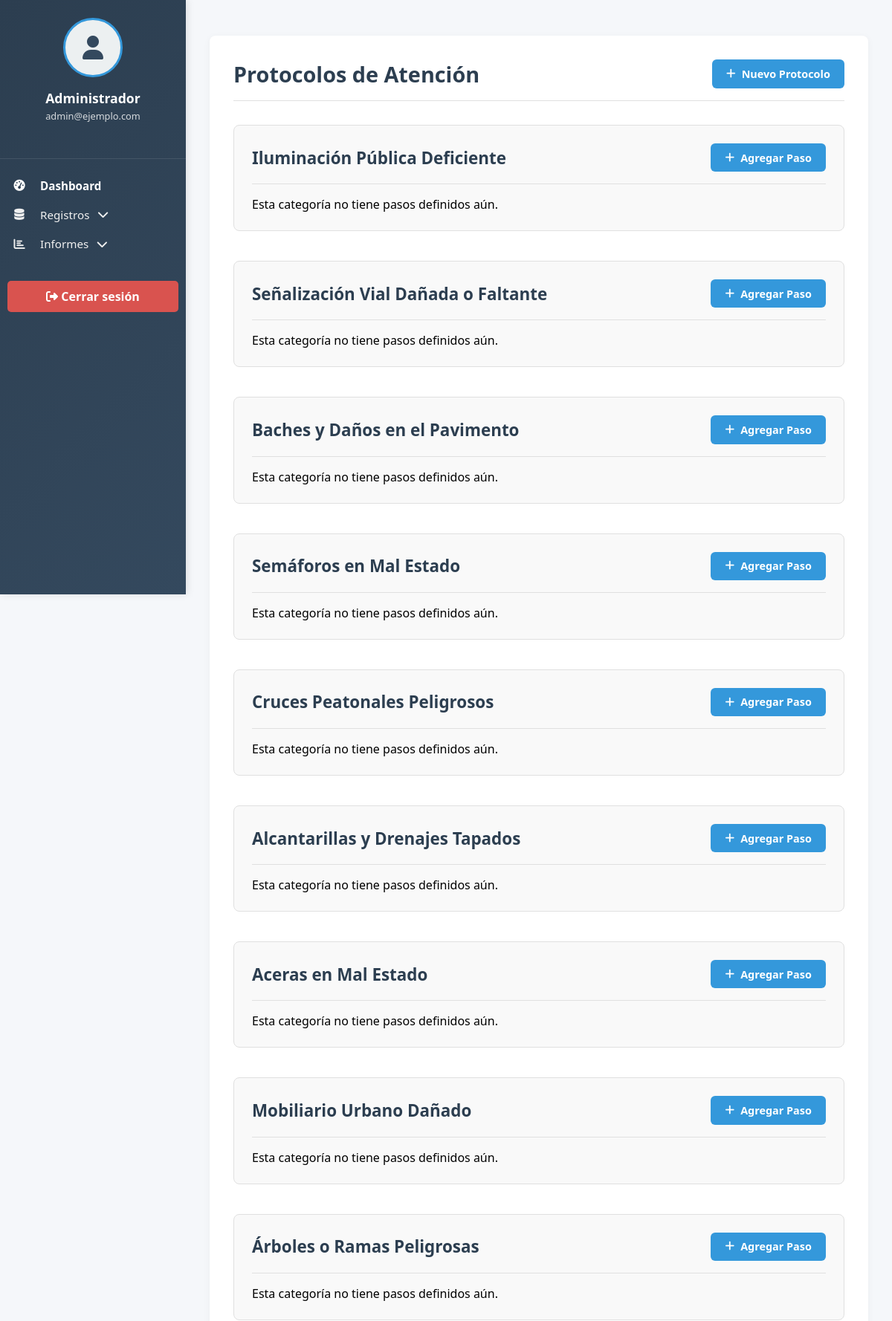
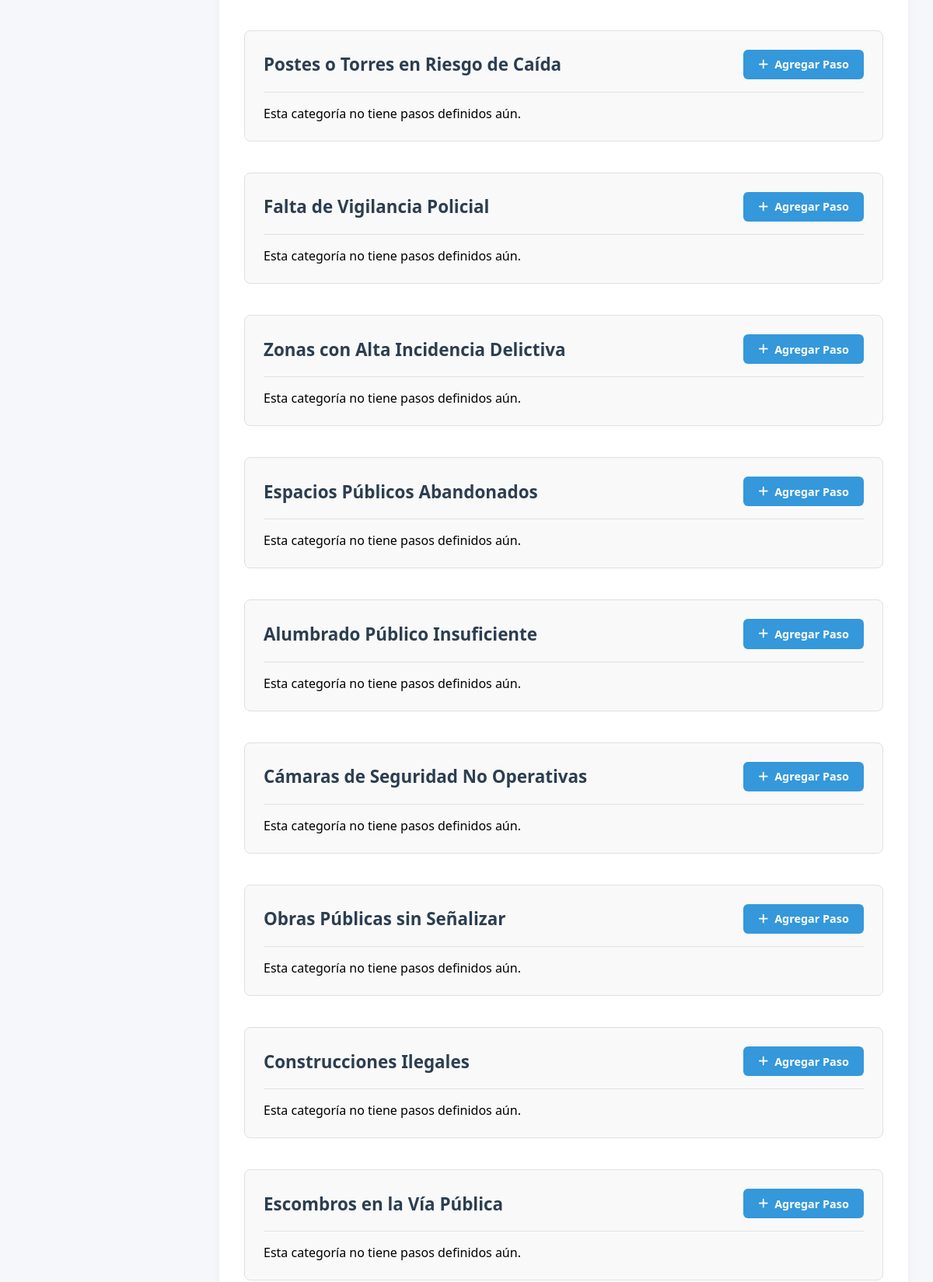
Page /router_admin.php?page=listar_protocolos (upper part) on the committed database (2 pictures, top to bottom).
### tables this page shows
CREATE TABLE categorias (
    id INT AUTO_INCREMENT PRIMARY KEY,
    nombre VARCHAR(100) NOT NULL,
    encargado_id INT DEFAULT NULL
);

### config/database.php (called while the page is built)
<?php
class Database {
    private $servidor = "localhost";
    private $base_de_datos = "alertaciudadana";
    private $usuario = "root";
    private $contrasenia = "";
    private $conexion;
    public function __construct() {
        try {
            $this->conexion = new PDO(
                "mysql:host=" . $this->servidor . ";dbname=" . $this->base_de_datos,
                $this->usuario,
                $this->contrasenia
            );
            $this->conexion->setAttribute(PDO::ATTR_ERRMODE, PDO::ERRMODE_EXCEPTION);
        } catch (PDOException $ex) {
            echo "Error de conexión: " . $ex->getMessage();
            die();
        }
    }
    public function getConnection() {
        return $this->conexion;
    }
}
?>

### models/protocolo_model.php (called while the page is built, shortened)
<?php require_once __DIR__ . '/../config/database.php';
class ProtocoloModel
{
    private $conexion;
    public function __construct()
    {
        $db = new Database();
        $this->conexion = $db->getConnection();
    }
    public function obtenerCategorias()
    {
        try {
            $sql = "SELECT id, nombre FROM categorias ORDER BY nombre ASC";
            $stmt = $this->conexion->prepare($sql);
            $stmt->execute();
            return $stmt->fetchAll(PDO::FETCH_ASSOC);
        } catch (PDOException $e) {
            return [];
        }
    }
    public function obtenerCategoriasConPasos()
    {
        try {
            $sqlCategorias = "SELECT id, nombre FROM categorias";
            $stmtCat = $this->conexion->prepare($sqlCategorias);
            $stmtCat->execute();
            $categorias = $stmtCat->fetchAll(PDO::FETCH_ASSOC);
            foreach ($categorias as &$categoria) {
                $sqlPasos = "SELECT id_paso, descripcion_paso, orden FROM pasos_denuncia WHERE id_categoria = ? ORDER BY orden ASC";
                $stmtPasos = $this->conexion->prepare($sqlPasos);
                $stmtPasos->execute([$categoria['id']]);
                $categoria['pasos'] = $stmtPasos->fetchAll(PDO::FETCH_ASSOC);
            }
            return $categorias;
        } catch (PDOException $e) {
            return [];
        }
    }
}

### controllers/protocolo_controller.php (called while the page is built, shortened)
<?php require_once __DIR__ . '../../models/protocolo_model.php';
class ProtocoloController
{
    private $protocoloModel;
    public function __construct()
    {
        $this->protocoloModel = new ProtocoloModel();
    }
    public function listarProtocolos()
    {
        return $this->protocoloModel->obtenerCategoriasConPasos();
    }
}

### views/administradores/listar_protocolos.php (the view, shortened to what this page needs)
<?php
require_once __DIR__ . '../../../templates/layout_admin.php';
require_once __DIR__ . '../../../models/protocolo_model.php';
require_once __DIR__ . '../../../controllers/protocolo_controller.php';
$model = new ProtocoloModel();
$controller = new ProtocoloController();
$categorias = $model->obtenerCategorias();
$protocolos = $controller->listarProtocolos();
?>
<div class="main-content">
    <div class="admin-content">
        <div class="content-header">
            <h1 class="page-title">Protocolos de Atención</h1>
            <button id="toggleFormBtn" class="btn btn-primary">
                <i class="fas fa-plus"></i> Nuevo Protocolo
            </button>
        </div>
        <div class="protocolos-list">
            <?php if (empty($protocolos)): ?>
                <div class="alert alert-info">
                    No hay protocolos registrados. Agregue el primer protocolo usando el botón superior.
                </div>
            <?php else: ?>
                <?php foreach ($protocolos as $categoria): ?>
                    <div class="protocol-container">
                        <div class="protocol-header">
                            <h3 class="protocol-title"><?php echo htmlspecialchars($categoria['nombre']); ?></h3>
                            <button class="btn btn-primary btn-agregar-paso" data-categoria="<?php echo $categoria['id']; ?>">
                                <i class="fas fa-plus"></i> Agregar Paso
                            </button>
                        </div>
                        <?php if (empty($categoria['pasos'])): ?>
                            <p>Esta categoría no tiene pasos definidos aún.</p>
                        <?php endif; ?>
                    </div>
                <?php endforeach; ?>
            <?php endif; ?>
        </div>
    </div>
</div>

### templates/layout_admin.php (style rules this page uses)
:root { --primary-color: #2c3e50; --secondary-color: #3498db; --accent-color: #e74c3c; --light-color: #ecf0f1; --dark-color: #34495e; --sidebar-width: 250px; }
* { margin: 0; padding: 0; box-sizing: border-box; font-family: 'Segoe UI', Tahoma, Geneva, Verdana, sans-serif; }
body { display: flex; min-height: 100vh; background-color: #f5f7fa; }
.main-content { flex: 1; margin-left: var(--sidebar-width); padding: 2rem; background-color: #f5f7fa; min-height: 100vh; }
.content-header { display: flex; justify-content: space-between; align-items: center; margin-bottom: 2rem; padding-bottom: 1rem; border-bottom: 1px solid #e0e0e0; }
.page-title { font-size: 1.8rem; color: var(--primary-color); }

### views/administradores/listar_protocolos.php (style rules this page uses)
.admin-content { background-color: white; border-radius: 8px; box-shadow: 0 2px 10px rgba(0, 0, 0, 0.05); padding: 2rem; margin-top: 1rem; }
.content-header { display: flex; justify-content: space-between; align-items: center; margin-bottom: 2rem; padding-bottom: 1rem; border-bottom: 1px solid #e0e0e0; }
.page-title { font-size: 1.8rem; color: var(--primary-color); font-weight: 600; }
.btn { padding: 0.6rem 1.2rem; border-radius: 6px; font-weight: 600; cursor: pointer; transition: all 0.3s ease; border: none; font-size: 0.9rem; display: inline-flex; align-items: center; gap: 0.5rem; }
.btn-primary { background-color: var(--secondary-color); color: white; }
.protocol-container { margin-bottom: 2.5rem; border: 1px solid #e0e0e0; border-radius: 8px; padding: 1.5rem; background-color: #f9f9f9; }
.protocol-header { display: flex; justify-content: space-between; align-items: center; margin-bottom: 1rem; padding-bottom: 1rem; border-bottom: 1px solid #e0e0e0; }
.protocol-title { font-size: 1.4rem; color: var(--primary-color); font-weight: 600; }

### rows in the picture
categorias: nombre "Iluminación Pública Deficiente"
categorias: nombre "Señalización Vial Dañada o Faltante"
categorias: nombre "Baches y Daños en el Pavimento"
categorias: nombre "Semáforos en Mal Estado"
categorias: nombre "Cruces Peatonales Peligrosos"
categorias: nombre "Alcantarillas y Drenajes Tapados"
categorias: nombre "Aceras en Mal Estado"
categorias: nombre "Mobiliario Urbano Dañado"
categorias: nombre "Árboles o Ramas Peligrosas"
categorias: nombre "Postes o Torres en Riesgo de Caída"
categorias: nombre "Falta de Vigilancia Policial"
categorias: nombre "Zonas con Alta Incidencia Delictiva"
categorias: nombre "Espacios Públicos Abandonados"
categorias: nombre "Alumbrado Público Insuficiente"
categorias: nombre "Cámaras de Seguridad No Operativas"
categorias: nombre "Obras Públicas sin Señalizar"
categorias: nombre "Construcciones Ilegales"
categorias: nombre "Escombros en la Vía Pública"

### other values in the picture
$_SESSION['admin_nombre'] "Administrador"
$_SESSION['admin_email'] "admin@ejemplo.com"
